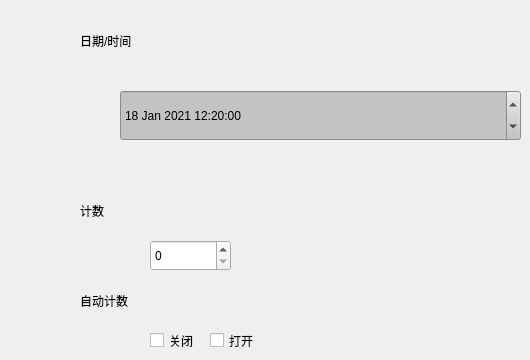
   <widget class="QWidget" name="page_shuju">
    <widget class="QDateTimeEdit" name="dateTimeEdit">
     <property name="geometry">
      <rect>
       <x>120</x>
       <y>90</y>
       <width>401</width>
       <height>51</height>
      </rect>
     </property>
     <property name="styleSheet">
      <string notr="true">font: 14pt &quot;黑体&quot;;
background-color: rgb(195, 195, 195);</string>
     </property>
     <property name="dateTime">
      <datetime>
       <hour>12</hour>
       <minute>20</minute>
       <second>0</second>
       <year>2021</year>
       <month>1</month>
       <day>18</day>
      </datetime>
     </property>
     <property name="date">
      <date>
       <year>2021</year>
       <month>1</month>
       <day>18</day>
      </date>
     </property>
     <property name="time">
      <time>
       <hour>12</hour>
       <minute>20</minute>
       <second>0</second>
      </time>
     </property>
    </widget>
    <widget class="QLabel" name="label_20">
     <property name="geometry">
      <rect>
       <x>80</x>
       <y>20</y>
       <width>151</width>
       <height>41</height>
      </rect>
     </property>
     <property name="styleSheet">
      <string notr="true">font: 14pt &quot;黑体&quot;;</string>
     </property>
     <property name="text">
      <string>日期/时间</string>
     </property>
    </widget>
    <widget class="QLabel" name="label_25">
     <property name="geometry">
      <rect>
       <x>80</x>
       <y>190</y>
       <width>151</width>
       <height>41</height>
      </rect>
     </property>
     <property name="styleSheet">
      <string notr="true">font: 14pt &quot;黑体&quot;;</string>
     </property>
     <property name="text">
      <string>计数</string>
     </property>
    </widget>
    <widget class="QSpinBox" name="spinBox_2">
     <property name="geometry">
      <rect>
       <x>150</x>
       <y>240</y>
       <width>81</width>
       <height>31</height>
      </rect>
     </property>
     <property name="styleSheet">
      <string notr="true">font: 14pt &quot;黑体&quot;;</string>
     </property>
    </widget>
    <widget class="QLabel" name="label_26">
     <property name="geometry">
      <rect>
       <x>80</x>
       <y>280</y>
       <width>151</width>
       <height>41</height>
      </rect>
     </property>
     <property name="styleSheet">
      <string notr="true">font: 14pt &quot;黑体&quot;;</string>
     </property>
     <property name="text">
      <string>自动计数</string>
     </property>
    </widget>
    <widget class="QCheckBox" name="checkBox_61">
     <property name="geometry">
      <rect>
       <x>210</x>
       <y>330</y>
       <width>61</width>
       <height>21</height>
      </rect>
     </property>
     <property name="acceptDrops">
      <bool>true</bool>
     </property>
     <property name="styleSheet">
      <string notr="true">font: 13pt &quot;黑体&quot;;</string>
     </property>
     <property name="text">
      <string>打开</string>
     </property>
    </widget>
    <widget class="QCheckBox" name="checkBox_62">
     <property name="geometry">
      <rect>
       <x>150</x>
       <y>330</y>
       <width>61</width>
       <height>21</height>
      </rect>
     </property>
     <property name="acceptDrops">
      <bool>true</bool>
     </property>
     <property name="styleSheet">
      <string notr="true">font: 13pt &quot;黑体&quot;;</string>
     </property>
     <property name="text">
      <string>关闭</string>
     </property>
    </widget>
   </widget>
